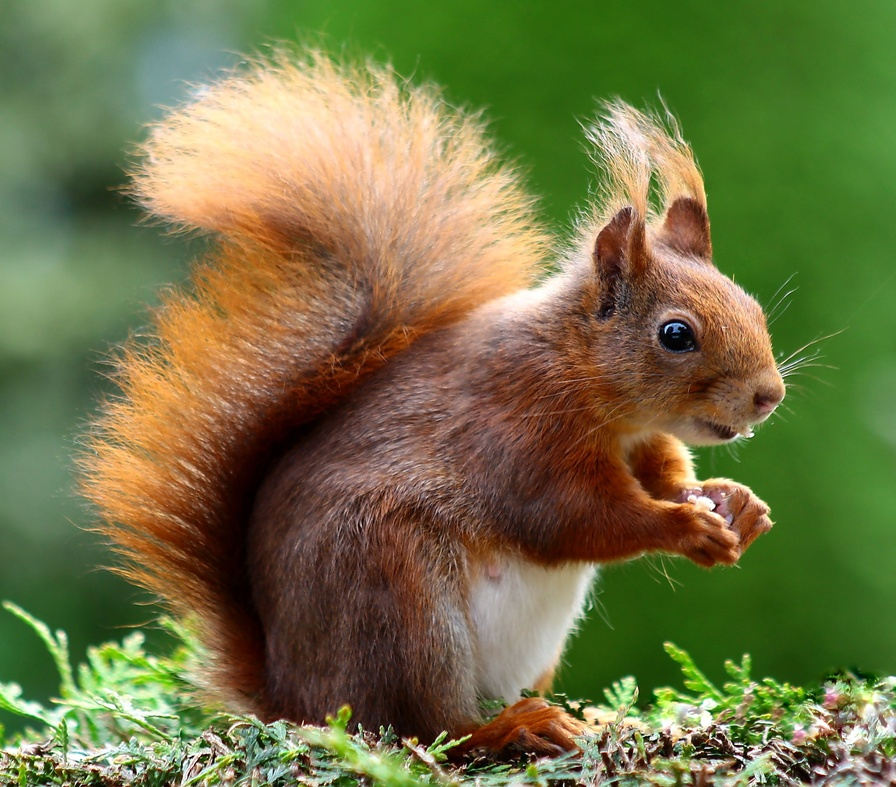
#> input picture Homeworks/hw6/HW6-Images/sq.jpg, 896 x 787 px, shrunk from 2939 x 2583 before the run
$ python Otsu.py
#> lines starting #> are read from the running program, lines starting #| are printed output that depends on the picture; after the words box and inside, x2 and y2 are one past the last pixel; in counts of white or black regions, pixels touching at a corner belong together
import numpy as np
import scipy.signal
import cv2
import matplotlib.pyplot as plt
from typing import Literal, Optional, List


class Otsu:
    def __init__(self, img_path : str, flip: bool = False):
#> called with img_path = 'HW6-Images/sq.jpg', flip = True
        self.img_rgb = cv2.imread(img_path)
#> self.img_rgb is the input picture: shape (787, 896, 3); mean B, G, R 69.3, 115, 113.9
        self.img_gray = cv2.cvtColor(self.img_rgb, cv2.COLOR_BGR2GRAY)
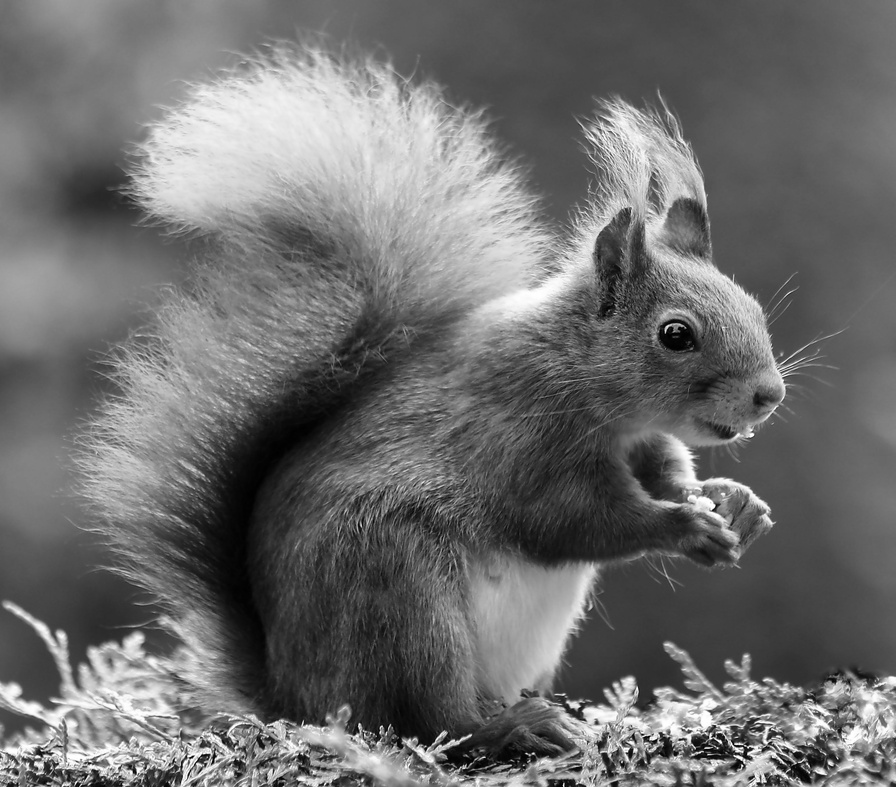
#> self.img_gray: shape (787, 896); min 0, max 255, mean 109.4
        self.flip = flip

    def get_thresholded_img(self, channel: Literal['rgb', 'texture', 'h'], iterations: int = 1) \
            -> Optional[np.ndarray]:
#> called with channel = 'texture', iterations = 1
        print(f"Thresholded by {channel}")
        if channel == 'h':
            img_hsv = cv2.cvtColor(self.img_rgb, cv2.COLOR_BGR2HSV)
            # print(f"{img_hsv.shape=}")
            img_h = img_hsv[..., 0]
            # print(f"{img_h.shape=}")
            thr = self._get_best_threshold(img_h)
            return self.binarize(img_h, thr, flip=self.flip)
        elif channel == 'rgb':
            img_chw = np.transpose(self.img_rgb, (2, 0, 1))
        elif channel == 'texture':
            img_chw = self.create_convolved_nd_image(self.img_gray, [3, 5, 7])
#> the loop in create_convolved_nd_image, `for i, k in enumerate(window_size_list):` made 3 passes
#> pass 1, in create_convolved_nd_image, `mean_of_sq = scipy.signal.convolve2d(img ** 2, mean_op, mode='same', b..`:
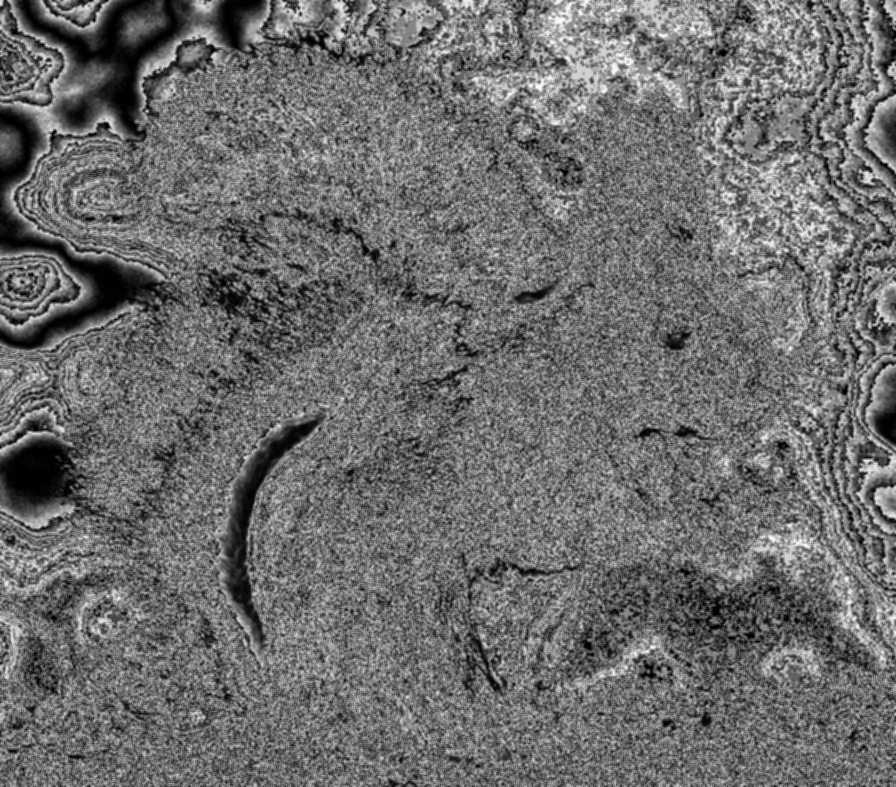
#> mean_of_sq: shape (787, 896) float64; min 0, max 249, mean 109.1
#> pass 1, in create_convolved_nd_image, `sq_of_mean = scipy.signal.convolve2d(img, mean_op, mode='same', bounda..`:
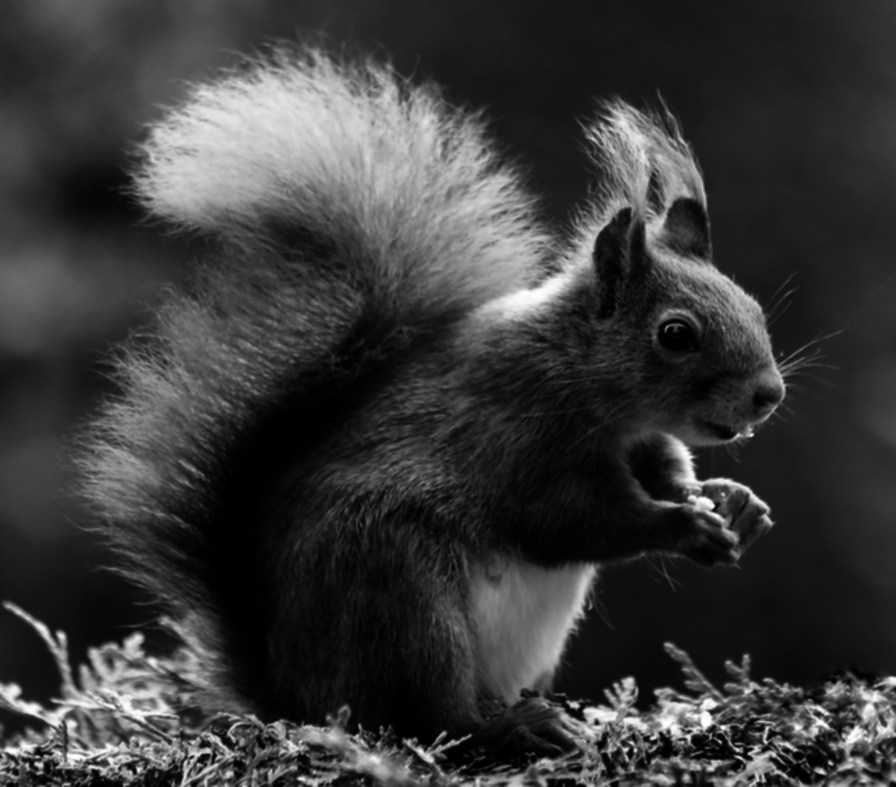
#> sq_of_mean: shape (787, 896) float64; min 1, max 64628.9, mean 14691.2; drawn with min black and max white
        else:
            print(f"Unrecognized intensity scale {channel}.")
            return None

        and_img = np.ones_like(self.img_gray)
        for iter in range(iterations):
            print(f"Current iteration: {iter}")
            c, h, w = img_chw.shape
            and_img_chw = np.zeros_like(img_chw)
            for i in range(c):
                thr = self._get_best_threshold(img_chw[i])
                and_img_chw[i] = self.binarize(img_chw[i], thr, flip=self.flip)

                self._plot(and_img_chw[i])  # plot single channel mask
                contour_img = self.contour_extraction((and_img_chw[i] / 255).astype(int))
                self._plot(contour_img)  # plot single channel contour

            and_img = np.all(and_img_chw == 255, axis=0)  # AND 2d array along channel dimension

            img_chw = np.where(and_img, img_chw, 0)  # keep only foreground, make background 0

            and_img = and_img.astype(int)
#> this loop made 1 pass
#| hist.shape=(254,) mink=1 maxk=255
#| hist.shape=(253,) mink=1 maxk=254
#| hist.shape=(252,) mink=1 maxk=253
#> pass 1, in _plot (call 4), `plt.show()`:
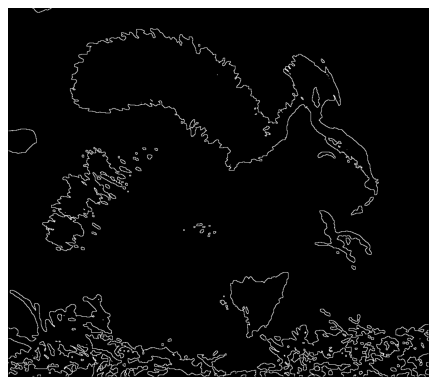
#> figure drawn by matplotlib, 1 panel
#> pass 1, in get_thresholded_img, `and_img = and_img.astype(int)`:
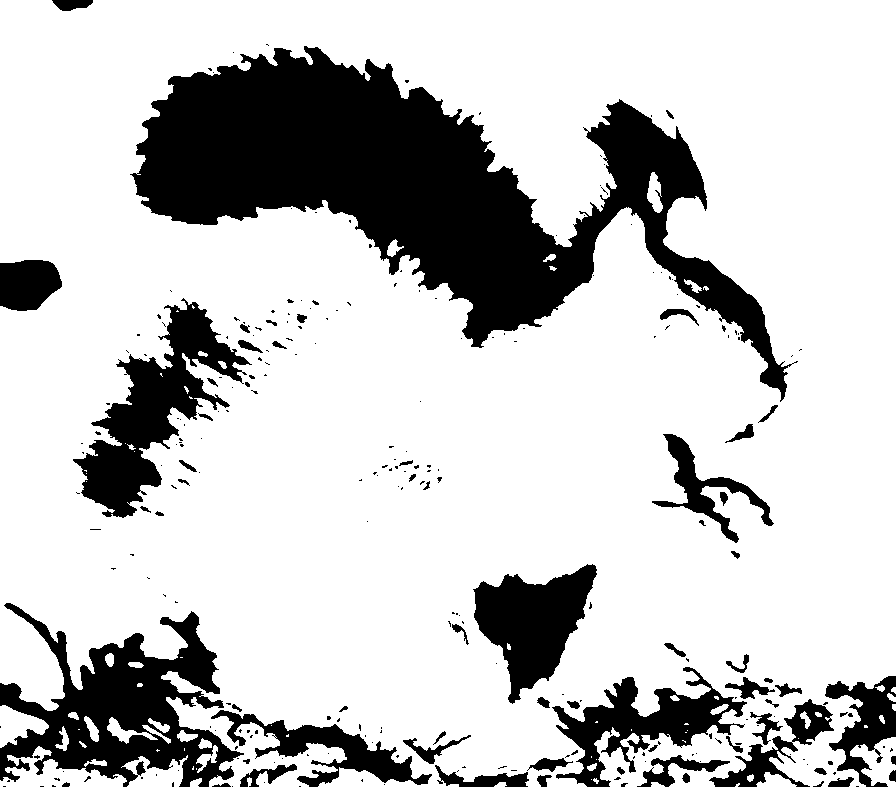
#> and_img: shape (787, 896) int64; values 0 (black) and 1 (white), 78% white; 266 black regions (202 under 20 px), largest, box (x1, y1, x2, y2) and area: (130, 46, 798, 402) 80395, (0, 603, 244, 787) 19846, (73, 298, 252, 518) 13110
#> after the loop:
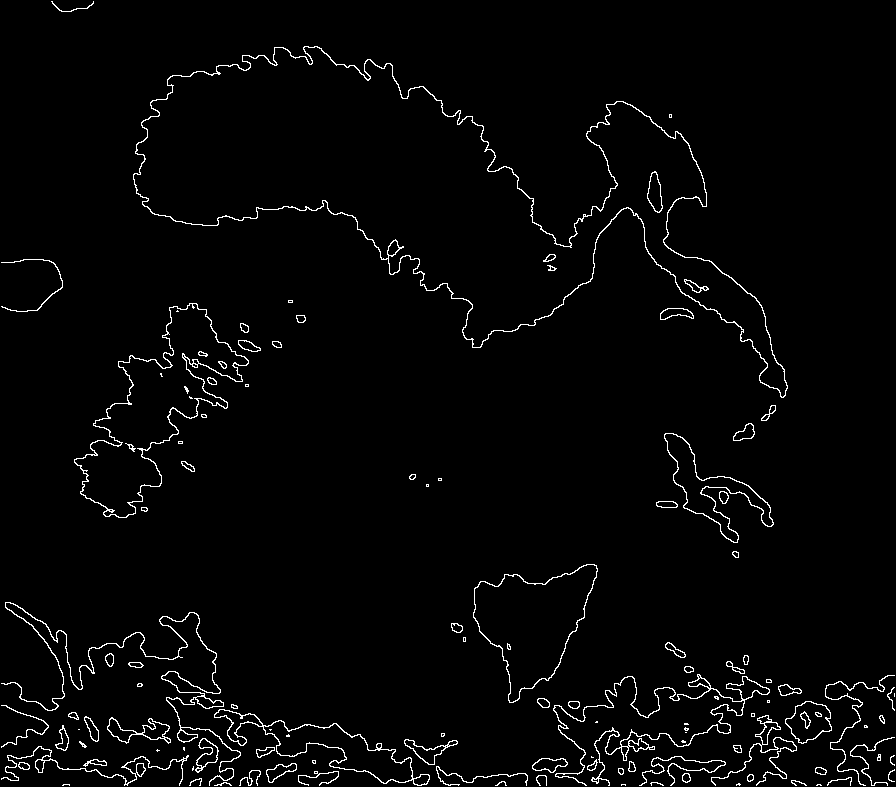
#> contour_img: shape (787, 896) int64; values 0 (black) and 1 (white), 2.4% white in thin lines or dots

        return and_img

    def create_convolved_nd_image(self, img: np.ndarray, window_size_list: List[int]) -> np.ndarray:
        """
        2d image convoluted to 3d image
        :param img: h x w image
        :param window_size_list: n window sizes
        :return: n x h x w image
        """
        assert len(img.shape) == 2, "accept grayscale image only!"
        h, w = img.shape
        c = len(window_size_list)
        img_chw = np.zeros((c, h, w))

        # self._plot(img)

        for i, k in enumerate(window_size_list):
            mean_op = np.ones((k, k)) / k ** 2
            # carry out convolution to compute mean of square, and square of mean
            mean_of_sq = scipy.signal.convolve2d(img ** 2, mean_op, mode='same', boundary='symm')
            sq_of_mean = scipy.signal.convolve2d(img, mean_op, mode='same', boundary='symm') ** 2
            # win_var = mean_of_sq - sq_of_mean
            win_var = sq_of_mean - mean_of_sq

            # self._plot(win_var)

            img_chw[i] = win_var

        # scale variance
        img_chw = (img_chw * 255 / img_chw.max()).astype(int)

        return img_chw

    def _plot(self, img):
        plt.Figure()
        plt.imshow(img, cmap='gray')
        plt.axis('off')
        plt.show()

    def _get_best_threshold(self, arr: np.ndarray) -> int:
        """
        Otsu algorithm that finds the best grayness which maximizes between class scatter
        :param arr: 2d image
        :return: threshold or grayness
        """
        arr_1d = arr[arr != 0]
        mink, maxk = arr_1d.min(), arr_1d.max()
        hist, bin_edges = np.histogram(arr_1d, bins=np.unique(arr_1d), density=True)
        print(f"{hist.shape=} {mink=} {maxk=}")
        # print(f"{bin_edges=}")

        best_k = -1
        best_bc_var = -1  # largest between-class variance
        for i in range(len(hist)):
            w0 = np.sum(hist[:i + 1])
            w1 = 1 - w0
            if w0 == 0 or w1 == 0:
                continue
            mu0 = np.dot(bin_edges[:i + 1], hist[:i + 1]) / w0
            mu1 = np.dot(bin_edges[i + 1: -1], hist[i + 1:]) / w1
            bc_var = w0 * w1 * (mu0 - mu1) ** 2
            if bc_var > best_bc_var:
                best_bc_var = bc_var
                best_k = i
                # print(f"{mu0=} {mu1=}")
        print(f"{best_k=}")

        # [4 lines of commented-out code are left out]

        return best_k

    @staticmethod
    def binarize(arr: np.ndarray, thr: int, flip: bool = False) -> np.ndarray:
        return np.where(arr > thr if not flip else arr <= thr, 255, 0)

    def contour_extraction(self, img: np.ndarray) -> np.ndarray:
        """
        Extract contours by identifying white pixel whose neighbours have at least one black pixel
        :param img:
        :return:
        """
        countour_img = np.zeros_like(img)
        h, w = img.shape

        for i in range(1, h - 1):
            for j in range(1, w - 1):
                if img[i, j] == 1:
                    if np.sum(img[i - 1: i + 2, j - 1: j + 2]) < 9:
                        countour_img[i, j] = 1

        return countour_img


if __name__ == '__main__':
    # img_path = 'HW6-Images/cat.jpg'
    # img_path = 'HW6-Images/car.jpg'
    img_path = 'HW6-Images/sq.jpg'
    # img_path = 'HW6-Images/pig.jpg'

    otsu = Otsu(img_path, flip=True)
    # img_thrd = otsu.get_thresholded_img('h')
    # img_thrd = otsu.get_thresholded_img('rgb', iterations=1)
    img_thrd = otsu.get_thresholded_img('texture', iterations=1)

    otsu._plot(img_thrd)

    countour_img = otsu.contour_extraction(img_thrd)
#> after the loop in contour_extraction (call 4), `for i in range(1, h - 1):`:
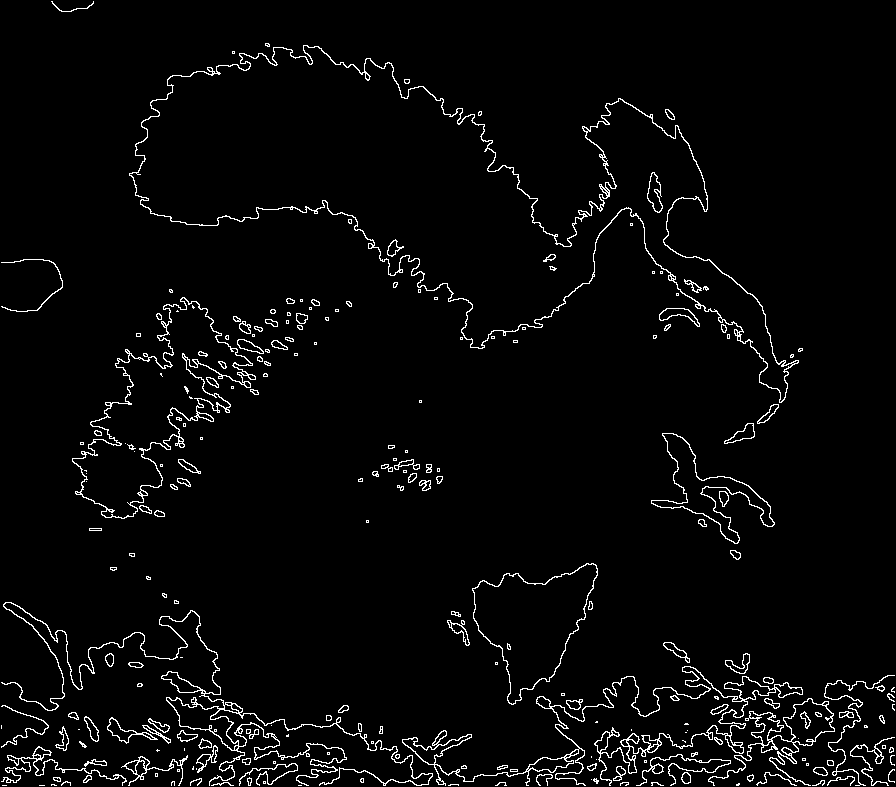
#> countour_img: shape (787, 896) int64; values 0 (black) and 1 (white), 3.2% white in thin lines or dots
    otsu._plot(countour_img)

$ run again, with Homeworks/hw6/HW6-Images/pig.jpg copied over Homeworks/hw6/HW6-Images/sq.jpg
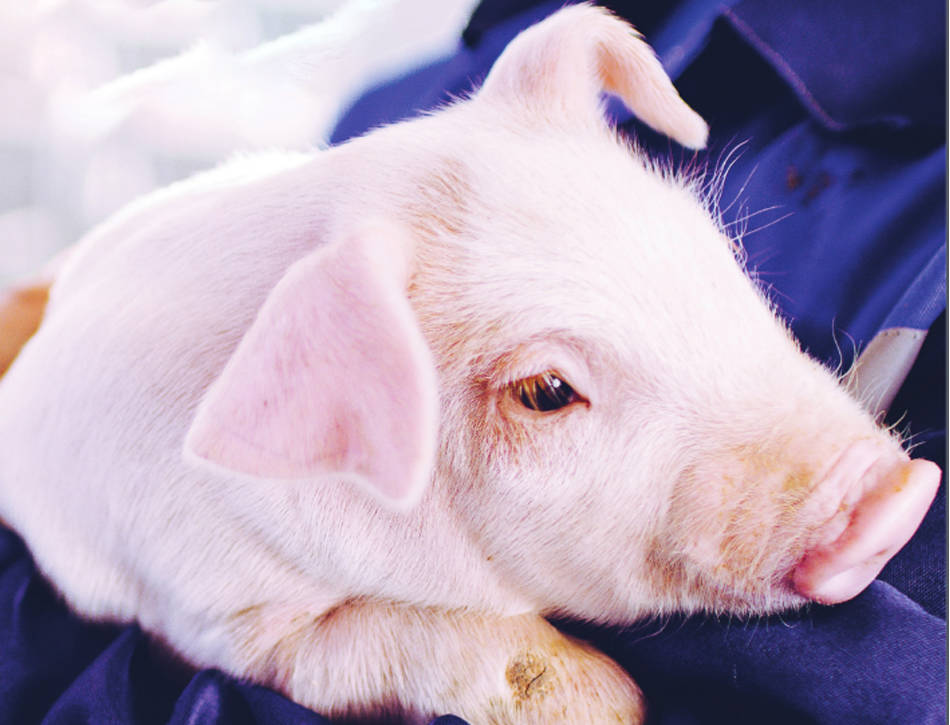
#> input picture Homeworks/hw6/HW6-Images/pig.jpg, 950 x 725 px
#> in __init__, self.img_rgb is the input picture: shape (725, 950, 3); mean B, G, R 185.9, 165.1, 180.3
#> the loop in create_convolved_nd_image, `for i, k in enumerate(window_size_list):` made 3 passes
#> pass 1, in create_convolved_nd_image, `sq_of_mean = scipy.signal.convolve2d(img, mean_op, mode='same', bounda..`:
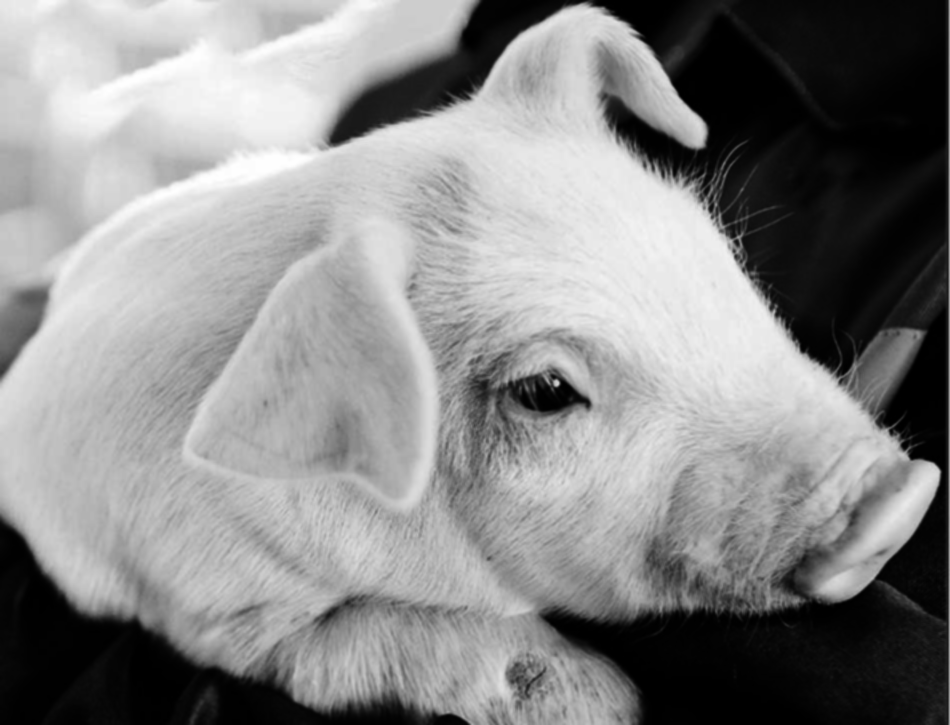
#> sq_of_mean: shape (725, 950) float64; min 523.9, max 65025, mean 35367.7; drawn with min black and max white
#> the loop in get_thresholded_img, `for iter in range(iterations):` made 1 pass
#> (printed output is left out)
#> after the loop in contour_extraction (call 4), `for i in range(1, h - 1):`:
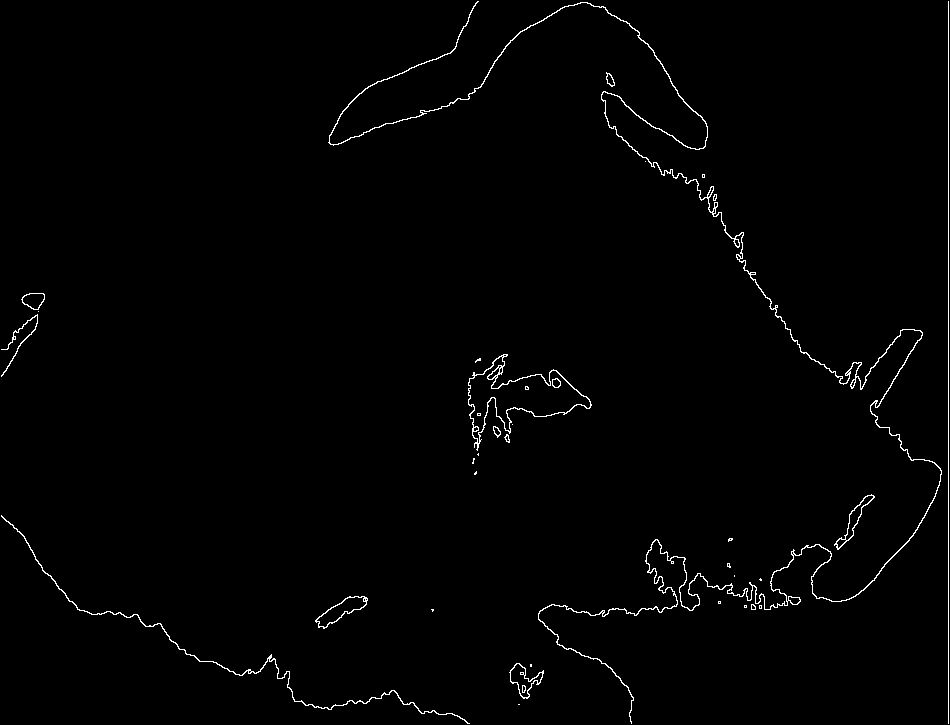
#> countour_img: shape (725, 950) int64; values 0 (black) and 1 (white), 1.1% white in thin lines or dots
